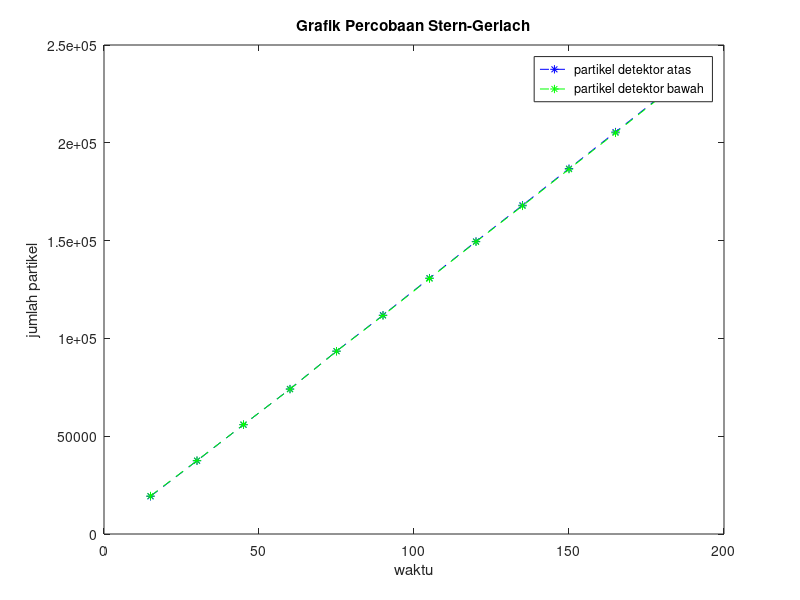

MATLAB code for this plot:
%perhitungan
disp('Perhitungan Waktu Paruh dan Konstanta Peluruhan Bahan')
t=input('Masukkan waktu yang telah berjalan : ');
N0=input('Masukkan jumlah nukleus pada waktu t : ');
tparuh = t/(log2(400/N0));
lambda = log(2)/tparuh;
fprintf('Besar Waktu Paro = %.3f\n',tparuh)
fprintf('Besar Konstanta Peluruhan = %.3f\n',lambda)

%plot grafik radioaktivitas
t=1:100;
y1=[379 357 340 316 297 278 262 242 225 214 198 186 173 166 156 147 141 134 129 119 112 108 98 96 89 88 83 77 74 71 68 64 61 58 54 51 49 44 42 39 37 34 33 32 29 28 28 27 25 23 21 21 19 17 16 15 15 13 13 12 12 11 10 10 9 9 9 9 8 8 7 7 6 5 5 5 5 4 4 4 3 3 3 2 2 2 2 2 2 2 1 1 1 1 1 1 1 1 1 1]; %small
y2=[382 363 347 337 323 312 298 282 259 262 256 244 234 226 219 208 201 197 189 184 174 168 160 154 150 142 139 133 126 123 117 113 109 107 102 99 96 91 89 84 79 75 71 69 65 64 62 59 56 54 52 48 46 44 42 40 40 37 36 35 33 32 30 29 27 26 25 23 22 21 18 17 16 15 14 14 13 13 12 12 12 11 11 10 9 9 8 8 8 8 7 6 6 6 5 5 4 4 4 4]; %medium
y3=[394 384 375 369 361 357 349 339 333 327 317 311 304 300 292 287 281 274 267 266 261 253 244 242 236 231 226 222 216 212 208 202 198 193 189 186 181 175 172 168 165 162 157 155 150 146 145 141 139 137 133 129 128 125 121 119 117 116 114 111 109 108 105 103 101 99 97 95 93 91 88 86 85 82 82 80 79 78 76 75 74 72 71 70 69 68 66 65 64 62 60 60 58 57 56 55 55 54 52 51]; %large

plot(t,y1,'b--*',t,y2,'g--*',t,y3,'r--*');
    title('Grafik Percobaan Radioaktivitas')
    xlabel('waktu'),ylabel('jumlah nukleus')
    legend('small','medium','large')
  grid on

%plot grafik deteksi radiasi
r=0:10;
c=[291.7 235.4 174.1 152.3 115.7 111.1 85.2 67.8 62.7 53.9 45.8];
plot(r,c,'b--*');
    title('Grafik Percobaan Deteksi Radiasi')
    xlabel('jarak'),ylabel('cacahan rata2')

%plot grafik stern-gerlach
waktu=[15 30 45 60 75 90 105 120 135 150 165 180];
detatas=[19270 37467 55872 74126 93484 111867 130810 149564 168059 186801 205492 224346]; %detektor atas
detbawah=[19423 37516 55928 74046 93444 111693 130614 149378 167746 186532 205082 223997]; %detektor bawah
plot(waktu,detatas,'b--*',waktu,detbawah,'g--*');
    title('Grafik Percobaan Stern-Gerlach')
    xlabel('waktu'),ylabel('jumlah partikel')
    legend('partikel detektor atas','partikel detektor bawah')